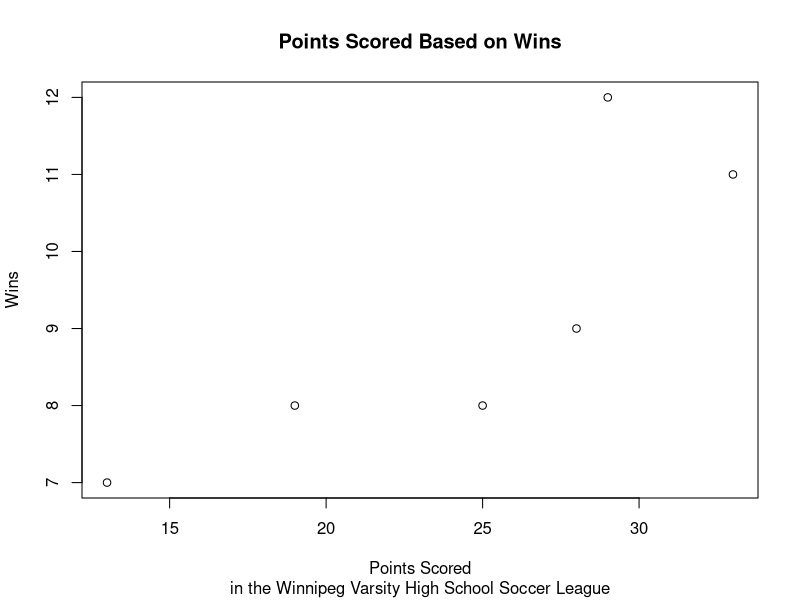
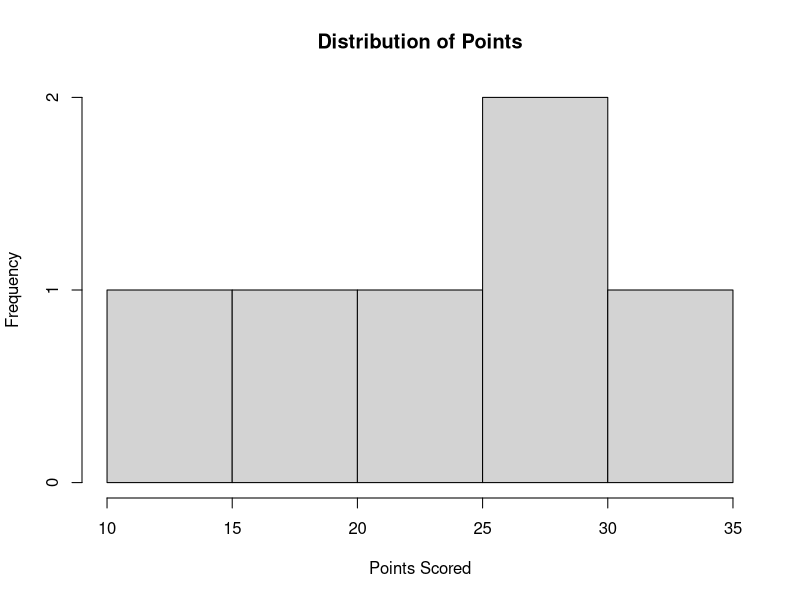
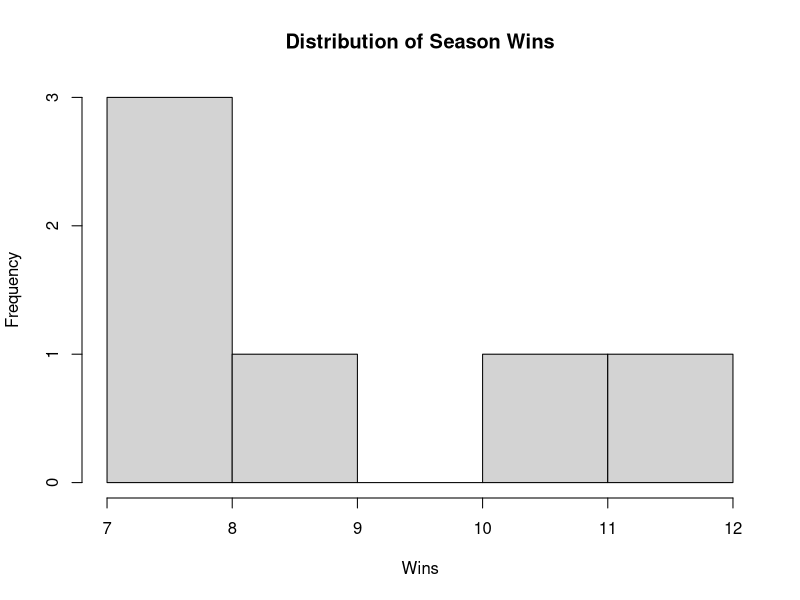

Recreate these plots in R, in order.
## ---- chunk 1
knitr::opts_chunk$set(echo = TRUE)
## ---- chunk 2
library(tidyverse)
point <- c(13, 19, 25, 28, 29, 33)
win <- c(7, 8, 8, 9, 12, 11)
values <- data.frame(point, win)
knitr::kable(values, col.names = c("Points", "Wins"))
## ---- chunk 3
plot(point, win, xlab = "Points Scored", ylab = "Wins", main = "Points Scored Based on Wins", sub = "in the Winnipeg Varsity High School Soccer League")
## ---- chunk 4
hist(point, xlab = "Points Scored", main = "Distribution of Points")
## ---- chunk 5
hist(win, xlab = "Wins", main = "Distribution of Season Wins")
## ---- chunk 6
# Means
mean(win)
mean(point)
# Standard Deviations
sd(win)
sd(point)
# Correlation and Coefficient of Determination
cor(win,point)
cor(win,point)^2
# Max and Minimum Values
max(win)
min(win)
max(point)
min(point)
